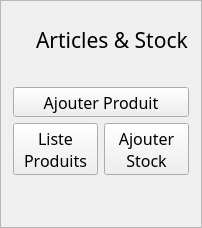
               <widget class="QFrame" name="CardArticles">
                <property name="sizePolicy">
                 <sizepolicy hsizetype="Expanding" vsizetype="Expanding">
                  <horstretch>0</horstretch>
                  <verstretch>0</verstretch>
                 </sizepolicy>
                </property>
                <property name="maximumSize">
                 <size>
                  <width>16777215</width>
                  <height>357</height>
                 </size>
                </property>
                <property name="frameShape">
                 <enum>QFrame::StyledPanel</enum>
                </property>
                <property name="frameShadow">
                 <enum>QFrame::Raised</enum>
                </property>
                <property name="class" stdset="0">
                 <string>card</string>
                </property>
                <layout class="QVBoxLayout" name="verticalLayout_6">
                 <property name="leftMargin">
                  <number>12</number>
                 </property>
                 <property name="topMargin">
                  <number>24</number>
                 </property>
                 <property name="rightMargin">
                  <number>12</number>
                 </property>
                 <property name="bottomMargin">
                  <number>12</number>
                 </property>
                 <item>
                  <layout class="QHBoxLayout" name="horizontalLayout_13">
                   <item>
                    <spacer name="horizontalSpacer_12">
                     <property name="orientation">
                      <enum>Qt::Horizontal</enum>
                     </property>
                     <property name="sizeType">
                      <enum>QSizePolicy::Fixed</enum>
                     </property>
                     <property name="sizeHint" stdset="0">
                      <size>
                       <width>10</width>
                       <height>20</height>
                      </size>
                     </property>
                    </spacer>
                   </item>
                   <item>
                    <widget class="QLabel" name="IconArticles">
                     <property name="maximumSize">
                      <size>
                       <width>28</width>
                       <height>28</height>
                      </size>
                     </property>
                     <property name="styleSheet">
                      <string notr="true">#IconArticles {
	image: url(:/icons/icons/catalogue.svg);
	border: none;
}</string>
                     </property>
                     <property name="text">
                      <string/>
                     </property>
                    </widget>
                   </item>
                   <item>
                    <widget class="QLabel" name="label_8">
                     <property name="maximumSize">
                      <size>
                       <width>16777215</width>
                       <height>30</height>
                      </size>
                     </property>
                     <property name="font">
                      <font>
                       <family>Inter 18pt SemiBold</family>
                       <pointsize>16</pointsize>
                      </font>
                     </property>
                     <property name="styleSheet">
                      <string notr="true">QLabel {border: none;}</string>
                     </property>
                     <property name="text">
                      <string>Articles &amp; Stock</string>
                     </property>
                    </widget>
                   </item>
                  </layout>
                 </item>
                 <item>
                  <layout class="QHBoxLayout" name="horizontalLayout_14">
                   <property name="spacing">
                    <number>0</number>
                   </property>
                   <property name="leftMargin">
                    <number>0</number>
                   </property>
                   <property name="rightMargin">
                    <number>0</number>
                   </property>
                   <property name="bottomMargin">
                    <number>0</number>
                   </property>
                   <item>
                    <spacer name="horizontalSpacer_13">
                     <property name="orientation">
                      <enum>Qt::Horizontal</enum>
                     </property>
                     <property name="sizeType">
                      <enum>QSizePolicy::Fixed</enum>
                     </property>
                     <property name="sizeHint" stdset="0">
                      <size>
                       <width>10</width>
                       <height>20</height>
                      </size>
                     </property>
                    </spacer>
                   </item>
                   <item>
                    <widget class="QLabel" name="SeparatorLine_3">
                     <property name="maximumSize">
                      <size>
                       <width>16777215</width>
                       <height>1</height>
                      </size>
                     </property>
                     <property name="text">
                      <string/>
                     </property>
                     <property name="class" stdset="0">
                      <string>separator</string>
                     </property>
                    </widget>
                   </item>
                   <item>
                    <spacer name="horizontalSpacer_14">
                     <property name="orientation">
                      <enum>Qt::Horizontal</enum>
                     </property>
                     <property name="sizeType">
                      <enum>QSizePolicy::Fixed</enum>
                     </property>
                     <property name="sizeHint" stdset="0">
                      <size>
                       <width>10</width>
                       <height>20</height>
                      </size>
                     </property>
                    </spacer>
                   </item>
                  </layout>
                 </item>
                 <item>
                  <widget class="QToolButton" name="AjouterProduitButton">
                   <property name="sizePolicy">
                    <sizepolicy hsizetype="Expanding" vsizetype="Expanding">
                     <horstretch>0</horstretch>
                     <verstretch>0</verstretch>
                    </sizepolicy>
                   </property>
                   <property name="minimumSize">
                    <size>
                     <width>0</width>
                     <height>0</height>
                    </size>
                   </property>
                   <property name="maximumSize">
                    <size>
                     <width>16777215</width>
                     <height>100</height>
                    </size>
                   </property>
                   <property name="font">
                    <font>
                     <family>Inter 18pt SemiBold</family>
                     <pointsize>12</pointsize>
                    </font>
                   </property>
                   <property name="text">
                    <string>Ajouter Produit</string>
                   </property>
                   <property name="icon">
                    <iconset resource="../../resources/resources.qrc">
                     <normaloff>:/icons/icons/ajouter.svg</normaloff>:/icons/icons/ajouter.svg</iconset>
                   </property>
                   <property name="iconSize">
                    <size>
                     <width>30</width>
                     <height>40</height>
                    </size>
                   </property>
                   <property name="toolButtonStyle">
                    <enum>Qt::ToolButtonTextUnderIcon</enum>
                   </property>
                   <property name="class" stdset="0">
                    <string>card-button</string>
                   </property>
                  </widget>
                 </item>
                 <item>
                  <layout class="QHBoxLayout" name="horizontalLayout_4">
                   <property name="spacing">
                    <number>6</number>
                   </property>
                   <property name="sizeConstraint">
                    <enum>QLayout::SetDefaultConstraint</enum>
                   </property>
                   <item>
                    <widget class="QToolButton" name="ListeProduitsButton">
                     <property name="sizePolicy">
                      <sizepolicy hsizetype="Expanding" vsizetype="Expanding">
                       <horstretch>0</horstretch>
                       <verstretch>0</verstretch>
                      </sizepolicy>
                     </property>
                     <property name="maximumSize">
                      <size>
                       <width>16777215</width>
                       <height>100</height>
                      </size>
                     </property>
                     <property name="font">
                      <font>
                       <family>Inter 18pt SemiBold</family>
                       <pointsize>12</pointsize>
                      </font>
                     </property>
                     <property name="text">
                      <string>Liste
Produits</string>
                     </property>
                     <property name="icon">
                      <iconset resource="../../resources/resources.qrc">
                       <normaloff>:/icons/icons/list_produits.svg</normaloff>:/icons/icons/list_produits.svg</iconset>
                     </property>
                     <property name="iconSize">
                      <size>
                       <width>30</width>
                       <height>40</height>
                      </size>
                     </property>
                     <property name="toolButtonStyle">
                      <enum>Qt::ToolButtonTextUnderIcon</enum>
                     </property>
                     <property name="class" stdset="0">
                      <string>card-button</string>
                     </property>
                    </widget>
                   </item>
                   <item>
                    <widget class="QToolButton" name="AjouterStockButton">
                     <property name="sizePolicy">
                      <sizepolicy hsizetype="Expanding" vsizetype="Expanding">
                       <horstretch>0</horstretch>
                       <verstretch>0</verstretch>
                      </sizepolicy>
                     </property>
                     <property name="maximumSize">
                      <size>
                       <width>16777215</width>
                       <height>100</height>
                      </size>
                     </property>
                     <property name="font">
                      <font>
                       <family>Inter 18pt SemiBold</family>
                       <pointsize>12</pointsize>
                      </font>
                     </property>
                     <property name="mouseTracking">
                      <bool>true</bool>
                     </property>
                     <property name="toolTipDuration">
                      <number>-1</number>
                     </property>
                     <property name="layoutDirection">
                      <enum>Qt::LeftToRight</enum>
                     </property>
                     <property name="styleSheet">
                      <string notr="true"/>
                     </property>
                     <property name="text">
                      <string>Ajouter
Stock</string>
                     </property>
                     <property name="icon">
                      <iconset resource="../../resources/resources.qrc">
                       <normaloff>:/icons/icons/ajouter_stock.svg</normaloff>:/icons/icons/ajouter_stock.svg</iconset>
                     </property>
                     <property name="iconSize">
                      <size>
                       <width>30</width>
                       <height>40</height>
                      </size>
                     </property>
                     <property name="autoRepeat">
                      <bool>false</bool>
                     </property>
                     <property name="autoExclusive">
                      <bool>false</bool>
                     </property>
                     <property name="autoRepeatInterval">
                      <number>100</number>
                     </property>
                     <property name="popupMode">
                      <enum>QToolButton::DelayedPopup</enum>
                     </property>
                     <property name="toolButtonStyle">
                      <enum>Qt::ToolButtonTextUnderIcon</enum>
                     </property>
                     <property name="autoRaise">
                      <bool>false</bool>
                     </property>
                     <property name="arrowType">
                      <enum>Qt::NoArrow</enum>
                     </property>
                     <property name="class" stdset="0">
                      <string>card-button</string>
                     </property>
                    </widget>
                   </item>
                  </layout>
                 </item>
                 <item>
                  <spacer name="verticalSpacer_3">
                   <property name="orientation">
                    <enum>Qt::Vertical</enum>
                   </property>
                   <property name="sizeHint" stdset="0">
                    <size>
                     <width>20</width>
                     <height>40</height>
                    </size>
                   </property>
                  </spacer>
                 </item>
                </layout>
               </widget>
